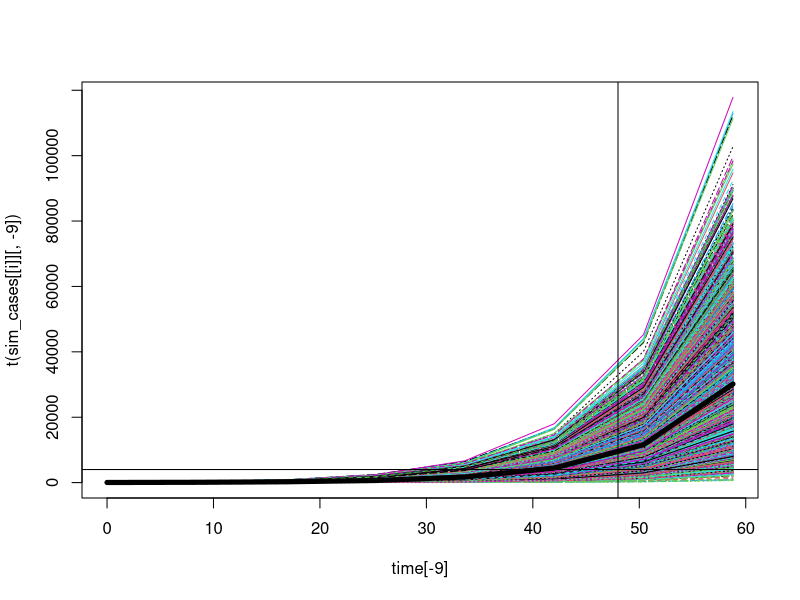

Write the R code that produced this figure.
## ---- chunk 1
knitr::opts_chunk$set(echo = TRUE)
## ---- chunk 2
ncases_Wuhan = 41 # don't actually use this, but included for comparison with result
ncases_abroad = 3
## ---- chunk 3
Wuhan_airport_catchment = 19000000 # 19 million
Wuhan_daily_passengers = 3301 # reduced for lunar new year (as not happened yet - should we investigate how they chose to reduce it?)
inf_to_det = 10.0 # length of time between infection and case detection, in days. 5/6 day incubation and 4/5 delay to detection - taken from MERS and SARS
## ---- chunk 4
prob_inttravel = Wuhan_daily_passengers/Wuhan_airport_catchment
p = prob_inttravel*inf_to_det
print(p)
## ---- chunk 5
r = ncases_abroad
N = seq(0,10000,1)
N_loglh = log(gamma(r+N)*(p^r)*((1-p)^N)) - log(gamma(r)*gamma(N+1))
X_loglh = log(choose(N,r)) + r*log(p)+(N-r)*log(1-p)
# This is where I've probably made a mistake
N[which.max(N_loglh )] # this is wrong? gives 169
N[which.max(X_loglh )] # this gets me 1726. Minus the 3 international cases, this would match the 1723
# they calculate confidence intervals also
## ---- chunk 6
# number of observed cases internationally up to January 18th 2020:
ncases_abroad = 7
## ---- chunk 7
Wuhan_airport_catchment = 19000000 # 19 million
Wuhan_daily_passengers = 3301 # reduced for lunar new year 
inf_to_det = 10.0 # length of time between infection and case detection, in days. 5/6 day incubation and 4/5 delay to detection - taken from MERS and SARS
## ---- chunk 8
prob_inttravel = Wuhan_daily_passengers/Wuhan_airport_catchment
p = prob_inttravel*inf_to_det
print(p)
## ---- chunk 9
r = ncases_abroad
N = seq(0,10000,1)
N_loglh = log(gamma(r+N)*(p^r)*((1-p)^N)) - log(gamma(r)*gamma(N+1))
X_loglh = log(choose(N,r)) + r*log(p)+(N-r)*log(1-p)
# the same mistake is presumably here...
N[which.max(N_loglh )] # this is wrong? gives 165
N[which.max(X_loglh )] # this gets me 4029
## ---- chunk 10
init_cases = c(40,80,120,160,200)
# in each case test for 4000, 1000 and 9700 total cases by Jan 18th (but don't need to resimulate each time)
## ---- chunk 11
gen_time = 8.4 #(days) - I don't know if they just set this as constant, or perhaps draw it probabilistically. The wording of the paper seems to suggest is varies with mean 8.4, but this is will suffice as a simple first try. 
## ---- chunk 12
# All the r0 values to test out
r0_tries = c(2.2, 2.6, 3.5) # change as needed 
# initialise
sim_cases <- list()

# For now, let's just test one R0 value (2.6) and one initial case number (40) to try and recreate figure 1 in the report
r0 = 2.6
i = 1

# Now we run for each set of param values (this could definitely be coded better!):
#for (i in 1:length(init_cases)*length(r0_tries)){
#    
#  if (i/length(r0_tries) == ceiling(i/length(r0_tries))){
#    r0 = r0_tries[length(r0_tries)] 
#  }
#  if ((i+1)/length(r0_tries) == ceiling(i/length(r0_tries))){
#    r0 = r0_tries[length(r0_tries)-1] 
#  }
#  if ((i+2)/length(r0_tries) == ceiling(i/length(r0_tries))){
#    r0 = r0_tries[length(r0_tries)-2] 
#  }
 
    # do each 5000 times
    sim_cases[[i]] = matrix(NA, 5000,9 ) # a list of matrices with the simulation results
    for (j in 1:5000){
       # initialize
       cur_cases = init_cases[ceiling(i/5)]
       cumul_cases = cur_cases
       time  = 0.0 # looks like they initialize at 2nd December, and run to 31st Jan say?
       # simulate 
       while (time<61){ # 31st Jan would be day 61
         cur_cases =  sum(rnbinom(cur_cases, size = 0.16, mu = r0)) # so only new infectives at each time step infect others at the next
        cumul_cases = c(cumul_cases, cur_cases)
       # new cumulative total cases is old total + sum of new offspring
        time  = time + gen_time
       }
     # save the results
     sim_cases[[i]][j,] = cumul_cases
    }
    
    
#}
## ---- chunk 13
library(matrixStats) # you'll need this package if you don't have it
time = c(seq(0,67.2,by=8.4))
# again just one plot for now, could change to do lots later
i=1
#for (i in 1:length(init_cases)*length(r0_tries)){
  matplot(time[-9], t(sim_cases[[i]][,-9]), type = "l")
  # add data lines
  abline(v=48) # january 18th = day 40 from dec 2nd
  abline(h=4000)
  # add mean curve
  lines(time[-9], rowMedians(t(sim_cases[[i]][,-9])), type="l", col="black", lwd=5)#}
